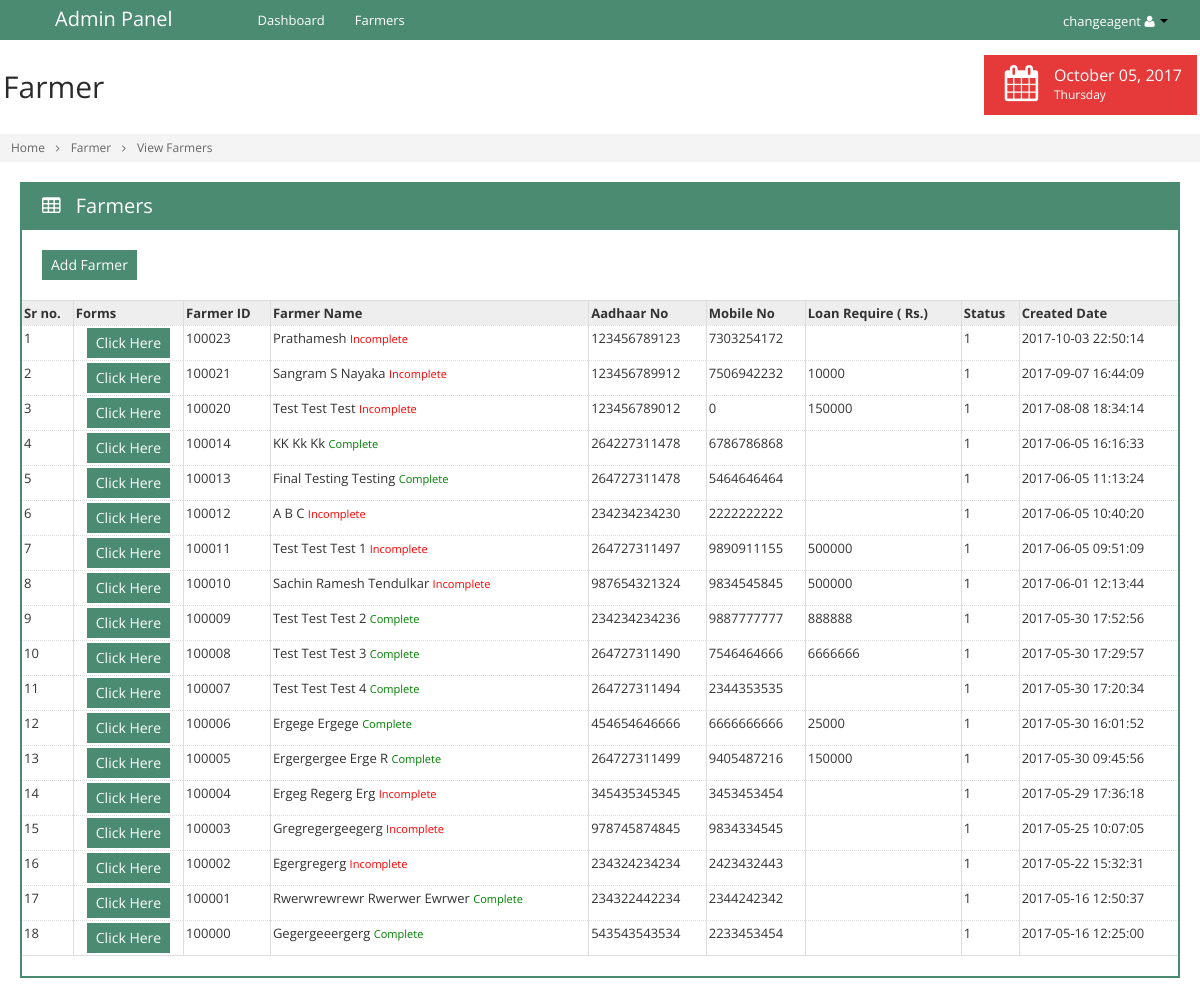
/view_farmers.php (signed in), run on an earlier commit of the app's database.
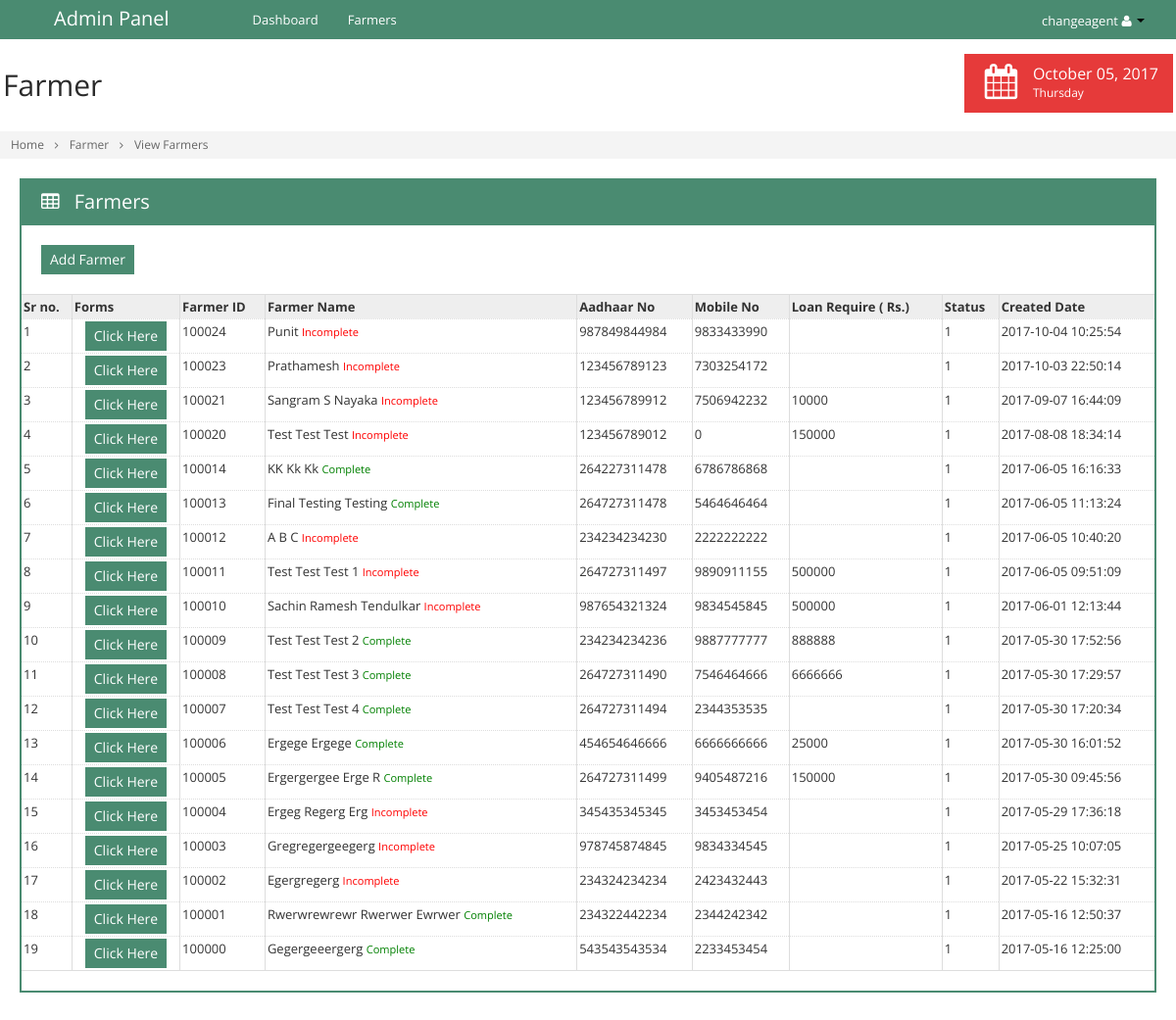
And on a later commit of the database.
### tables this page shows
CREATE TABLE IF NOT EXISTS `tbl_farmers` (
  `id` int(11) NOT NULL AUTO_INCREMENT,
  `fm_caid` int(11) NOT NULL,
  `fm_id` int(11) NOT NULL,
  `fm_name` varchar(255) NOT NULL,
  `fm_aadhar` bigint(11) NOT NULL,
  `fm_mobileno` bigint(11) NOT NULL,
  `fm_loan` varchar(255) NOT NULL,
  `fm_amount` varchar(255) NOT NULL,
  `fm_status` int(11) NOT NULL,
  `fm_createddt` datetime NOT NULL,
  `fm_createdby` varchar(255) NOT NULL,
  `fm_modifieddt` datetime NOT NULL,
  `fm_modifiedby` varchar(255) NOT NULL,
  PRIMARY KEY (`id`)
);

### view_farmers.php (the view, shortened to what the changed rows need)
<?php
	include('include/connection.php');
		?>
        <?php
	$ca_id	= $_SESSION['ca_id'];
	$sql	= "select * from tbl_farmers where fm_caid='".$ca_id."' order by id desc";
	$res	= mysqli_query($db_con,$sql) or die(mysqli_error($db_con));
	$r		= 1;
?>
<!doctype html>
<html>
    <head>
    </head>
    <body class="<?php echo $theme_name; ?>" data-theme="<?php echo $theme_name; ?>">
        <div class="container-fluid" id="content">
            <div id="main" style="margin-left:0px !important">
                <div class="container-fluid">
                    <div class="row-fluid">
                        <div class="span12">
                            <div class="box box-color box-bordered">
                                <div class="box-content nopadding">
                                    <form id="mainform" action="deletefarmers.php" method="post">
                                        <div id="comp_1">
                                            <table class="table table-bordered dataTable dataTable-scroll-x">
                                                <thead>
                                                    <tr>
                                                        <th>Sr no.</th>
                                                        <th>Forms</th>
                                                        <th>Farmer ID</th>
                                                        <th>Farmer Name</th>
                                                        <th>Aadhaar No</th>
                                                        <th>Mobile No</th>
                                                        <th>Loan Require ( Rs.)</th>
                                                        <th>Status</th>
                                                        <th class='hidden-350'>Created Date</th>
                                                    </tr>
                                                </thead>
                                                <tbody>
                                                    <?php
                                                    while($row = mysqli_fetch_array($res))
                                                    {
                                                        ?>
                                                        <tr>
                                                            <td><?php echo $r; ?></td>
                                                            <td style="text-align:center;">
                                                            	<a href="get_farmer_details.php?pag=farmers&fm_id=<?php echo $row['fm_id']; ?>" class="btn btn-primary">Click Here</a>
                                                            </td>
                                                            <td><?php echo $row['fm_id']; ?></td>
                                                            <td><?php echo ucwords($row['fm_name']); ?>
                                                            <?php
                                                            $sql_check_point  	= " SELECT * FROM tbl_points ";
															$sql_check_point  	.= " WHERE pt_frm1 !='' AND pt_frm2 !='' ";
															$sql_check_point  	.= " 	AND pt_frm3 !='' AND pt_frm4 !='' ";
															$sql_check_point  	.= " 	AND pt_frm6 !='' AND pt_frm7 !='' ";
															$sql_check_point  	.= " 	AND pt_frm8 !='' AND pt_frm9 !='' ";
															$sql_check_point  	.= " 	AND pt_frm10 !='' AND pt_frm5 !='' ";
															$sql_check_point  	.= " 	AND pt_frm12 !='' AND pt_frm13 !='' ";
															$sql_check_point  	.= " 	AND pt_frm11 !='' ";
															$sql_check_point  	.= " 	AND fm_id='".$row['fm_id']."' ";
                                                            $res_check_point  = mysqli_query($db_con,$sql_check_point) or die(mysqli_error($db_con));
                                                            $num_check_point  = mysqli_num_rows($res_check_point);
                                                            if($num_check_point==0)
                                                            {
                                                                echo '<small style="color:red">Incomplete</small>';
                                                            }
                                                            else
                                                            {
                                                                echo '<small style="color:green">Complete</small>';
                                                            }
                                                            ?>
                                                            </td>
                                                            <td><?php echo $row['fm_aadhar']; ?></td>
                                                            <td><?php echo $row['fm_mobileno']; ?></td>
                                                            <td><?php echo $row['fm_amount']; ?></td>
                                                            <td><?php echo $row['fm_status']; ?></td>
                                                            <td><?php echo $row['fm_createddt']; ?></td>
                                                        </tr>
                                                        <?php
                                                        $r++;
                                                    }
                                                    ?>
                                                </tbody>
                                            </table>
                                        </div>
                                    </form>
                                </div>
                            </div>
                        </div>
                    </div>
                </div>
            </div>
       	</div>
	</body>
</html>

What changed in the data, as far as the page shows it:
added tbl_farmers: fm "100024", fm_name "Punit", shows "Incomplete", fm_aadhar "987849844984", fm_mobileno "9833433990", fm_status "1", fm_createddt "2017-10-04 10:25:54"
